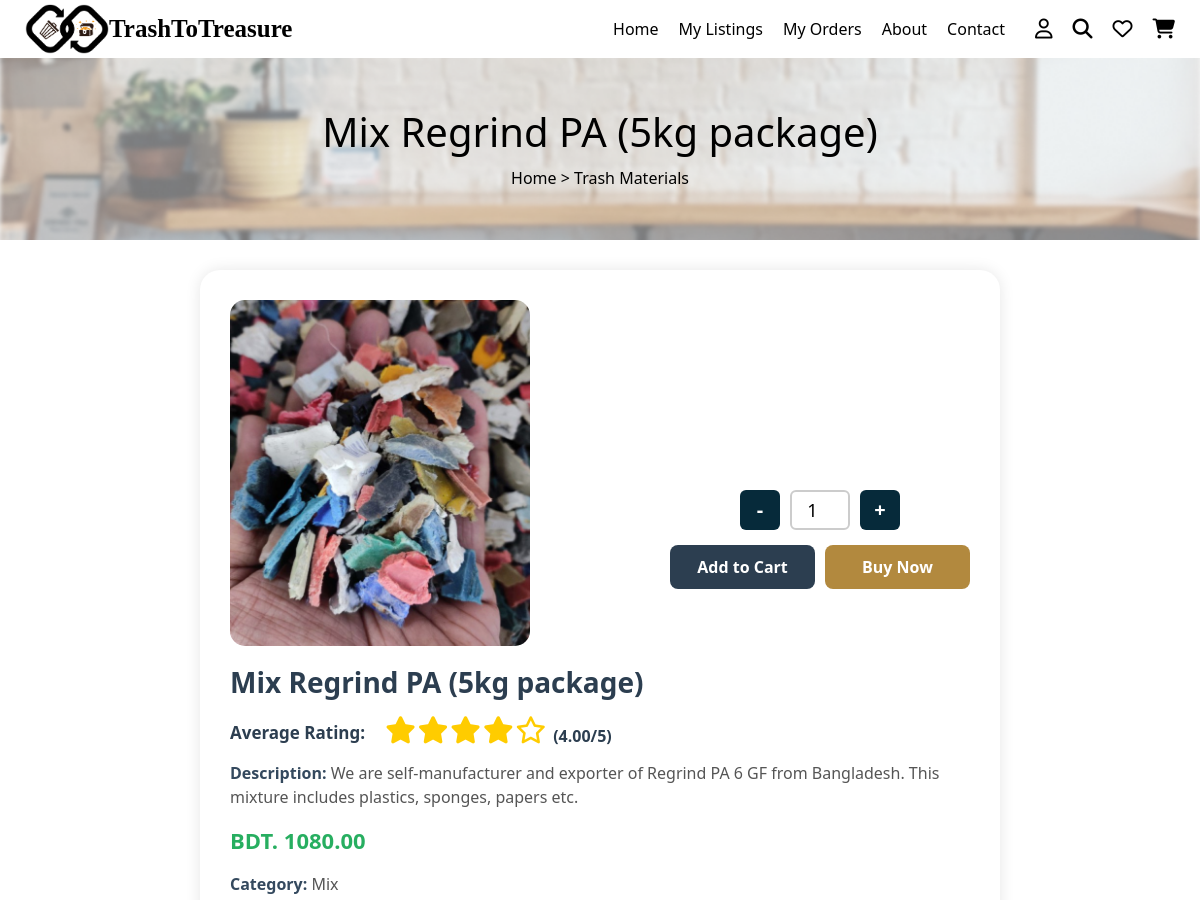
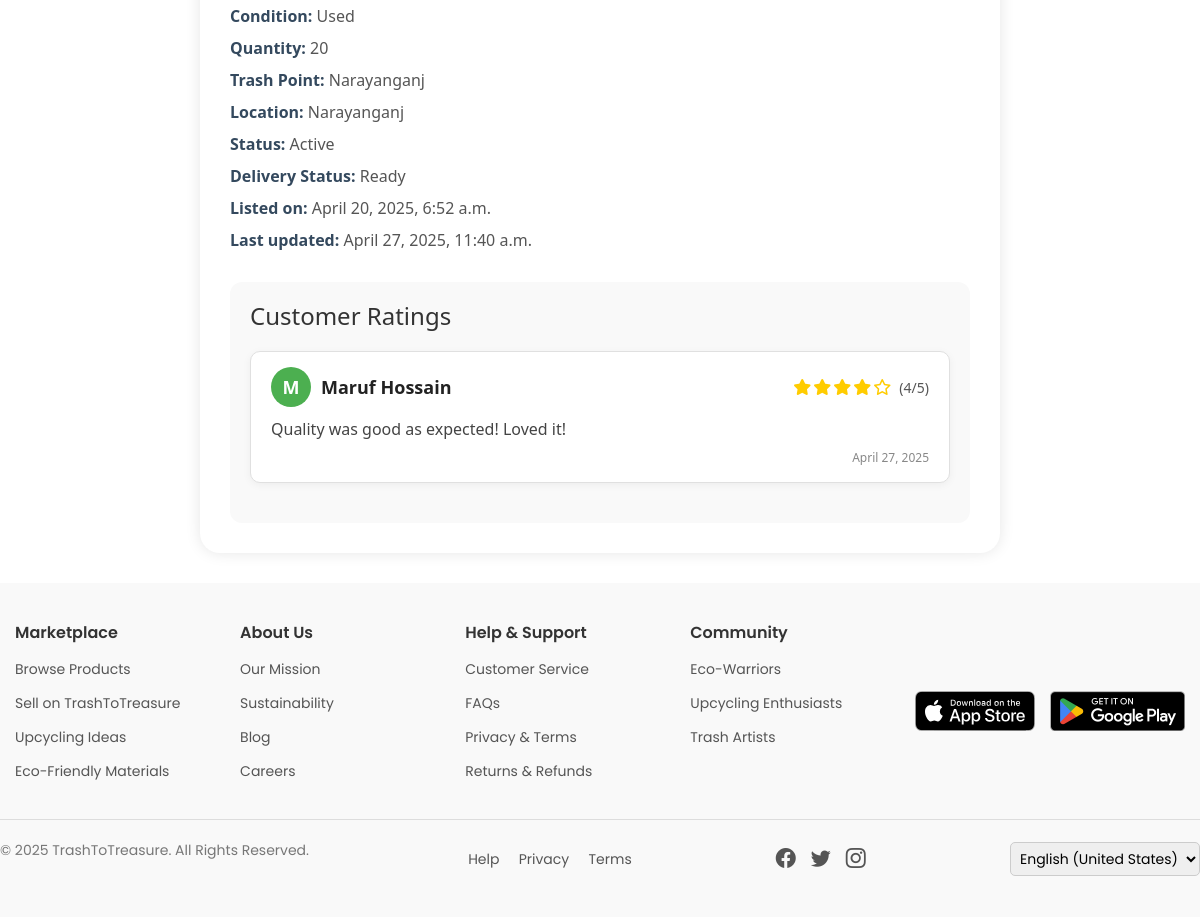
Page /trash/mix-regrind-pa-5kg-package-narayanganj/ (signed in) on the committed database (2 pictures, top to bottom).
### marketplace/models.py (models this page shows, shortened)
class TrashItem(models.Model):
    material_name = models.CharField(max_length=255, default="")  # Change as needed
    category = models.CharField(max_length=100, default="")  # Change as needed
    description = models.TextField()
    condition = models.CharField(max_length=50, default="")  # Set a meaningful default
    quantity = models.IntegerField(default=0)
    price = models.DecimalField(max_digits=10, decimal_places=2)
    trash_point = models.CharField(max_length=255, default="")  # Set a meaningful default
    images = models.ImageField(upload_to='waste_images/', blank=True, null=True)
    location = models.CharField(max_length=255, default="")  # Set a meaningful default
    product_status = models.CharField(max_length=20, choices=PRODUCT_STATUS_CHOICES, default='')
    delivery_status = models.CharField(max_length=20, choices=DELIVERY_STATUS_CHOICES, default='')
    slug = models.SlugField(max_length=255, unique=True, blank=True)
    listing_date = models.DateTimeField(auto_now_add=True)
    last_updated = models.DateTimeField(auto_now=True, null=True, blank=True)
    tags = models.CharField(max_length=255, blank=True, null=True)
    rating = models.DecimalField(max_digits=3, decimal_places=2, default=0.0)
    reviews = GenericRelation(Review)

class Review(models.Model):
    reviewer        = models.ForeignKey(User, on_delete=models.CASCADE)
    rating          = models.PositiveSmallIntegerField()              # 1–5
    comment         = models.TextField(blank=True, null=True)
    created_at      = models.DateTimeField(auto_now_add=True)
    content_type    = models.ForeignKey(ContentType, on_delete=models.CASCADE)
    object_id       = models.PositiveIntegerField()
    content_object  = GenericForeignKey('content_type', 'object_id')
    class Meta:
        unique_together = ('reviewer', 'content_type', 'object_id')  # one review per user+target

### users/models.py (models this page shows, shortened)
class CustomUser(AbstractUser):
    name = models.CharField(max_length=100)
    email = models.EmailField(unique=True)
    phone = models.CharField(max_length=15)
    role = models.CharField(max_length=10, choices=ROLE_CHOICES)
    account_status = models.CharField(max_length=10, choices=ACCOUNT_STATUS_CHOICES, default='active')
    objects = CustomUserManager()  # ✅ Use your custom manager
    REQUIRED_FIELDS = ['email']
    USERNAME_FIELD = 'username'

### marketplace/views.py (the view)
# urls.py: path('trash/<slug:slug>/', views.trash_item_details, name='trash_item_details'),
@login_required
def trash_item_details(request, slug):
    product = get_object_or_404(TrashItem, slug=slug)
    return render(request, 'trash_item_details.html', {'product': product})

### marketplace/templates/trash_item_details.html (shortened to what this page needs)
{% load static %}
{% include "header.html" %}
<!DOCTYPE html>
<html lang="en">
<head>
    <link rel="stylesheet" href="{% static 'css/buyer_profile.css' %}">
    <link rel="stylesheet" href="{% static 'css/trash_item_details.css' %}">
</head>
<body>
<section class="product-banner">
    <h2>{{ product.material_name }}</h2>
    <p><a href="/">Home</a> > Trash Materials </p>
</section>
<div class="product-container">
    <div class="product-flexbox">
      <div class="left-column">
        <img src="{{ product.images.url }}" alt="{{ product.material_name }}" class="product-image">
      </div>
      {% if user.is_authenticated and user.role == 'buyer' or user.is_authenticated and user.role == 'artisan' %}
      <div class="right-column">
        <form method="POST" action="{% url 'add_to_cart' 'trashitem' product.id %}">
          <div class="quantity-controls">
            <button type="button" onclick="changeQty(-1)">-</button>
            <input type="number" name="quantity" id="quantity" value="1" min="1" max="{{ product.quantity }}">
            <button type="button" onclick="changeQty(1)">+</button>
          </div>
          <div class="purchase-buttons">
            <button type="submit" name="action" value="add" class="add-to-cart">Add to Cart</button>
            <button type="submit" name="action" value="buy" class="buy-now">Buy Now</button>
          </div>
        </form>
      </div>
      {% endif %}
    </div>
    <h1 class="product-title">{{ product.material_name }}</h1>
    <div class="average-rating-container">
      <p>Average Rating:</p>
      <div class="product-rating">
        {% for i in "12345" %}
            {% if forloop.counter <= product.rating %}
                <i class="fa-solid fa-star"></i>
            {% else %}
                <i class="fa-regular fa-star"></i>
            {% endif %}
        {% endfor %}
        <span class="rating-number"><strong>({{ product.rating }}/5)</strong></span>
      </div>
    </div>
    <p class="product-meta"><span class="product-label">Description:</span> {{ product.description }}</p>
    <p class="product-price">BDT. {{ product.price }}</p>
    <p class="product-meta"><span class="product-label">Category:</span> {{ product.category }}</p>
    <p class="product-meta"><span class="product-label">Condition:</span> {{ product.condition }}</p>
    <p class="product-meta"><span class="product-label">Quantity:</span> {{ product.quantity }}</p>
    <p class="product-meta"><span class="product-label">Trash Point:</span> {{ product.trash_point }}</p>
    <p class="product-meta"><span class="product-label">Location:</span> {{ product.location }}</p>
    <p class="product-meta"><span class="product-label">Status:</span> {{ product.get_product_status_display }}</p>
    <p class="product-meta"><span class="product-label">Delivery Status:</span> {{ product.get_delivery_status_display }}</p>
    <p class="product-meta"><span class="product-label">Listed on:</span> {{ product.listing_date }}</p>
    <p class="product-meta"><span class="product-label">Last updated:</span> {{ product.last_updated }}</p>
    <div class="ratings-section" style="margin-top: 30px;">
      <h3>Customer Ratings</h3>
      {% for review in product.reviews.all %}
          <div class="review-card">
              <div class="review-header">
                  <div class="reviewer-info">
                      <div class="avatar">
                          {% if review.reviewer.profile_picture %}
                              <img src="{{ review.reviewer.profile_picture.url }}" alt="Avatar">
                          {% else %}
                              <span class="avatar-letter">{{ review.reviewer.name|slice:":1" }}</span>
                          {% endif %}
                      </div>
                      <div class="reviewer-name">{{ review.reviewer.name }}</div>
                  </div>
                  <div class="review-rating">
                      {% for i in "12345" %}
                          {% if forloop.counter <= review.rating %}
                              <i class="fa-solid fa-star"></i>
                          {% else %}
                              <i class="fa-regular fa-star"></i>
                          {% endif %}
                      {% endfor %}
                      <span class="rating-number">({{ review.rating }}/5)</span>
                  </div>
              </div>
              {% if review.comment %}
                  <div class="review-comment">{{ review.comment }}</div>
              {% endif %}
              <div class="review-date">{{ review.created_at|date:"F j, Y" }}</div>
          </div>
      {% empty %}
          <p>No reviews yet.</p>
      {% endfor %}
    </div>
  </div>
</body>
</html>
{% include "footer.html" %}

### marketplace/static/css/buyer_profile.css (style rules this page uses)
.product-banner { text-align: center; padding: 50px 0; background: url('/static/images/bg.png') no-repeat center; background-size: cover; color: #000; }
.product-banner h2 { font-size: 40px; margin: 0; }
.product-banner p { margin: 10px 0 0; }
.product-banner a { color: #000; text-decoration: none; }
h2 { font-size: 24px; margin-bottom: 20px; color: #333; }
form { display: flex; flex-direction: column; gap: 15px; }
input, textarea { width: 100%; padding: 10px; border: 1px solid #ddd; border-radius: 5px; }
button { padding: 12px; background: #b08a51; color: white; font-size: 16px; border: none; cursor: pointer; border-radius: 5px; }

### marketplace/static/css/trash_item_details.css (style rules this page uses)
.product-container { max-width: 800px; margin: 30px auto; background-color: #fff; border-radius: 20px; padding: 30px; box-shadow: 0 0 15px rgba(0, 0, 0, 0.1); }
.product-image { height: auto; width: 300px; border-radius: 15px; margin-bottom: 20px; }
.product-title { font-size: 28px; font-weight: bold; margin-bottom: 10px; color: #2c3e50; }
.product-meta { font-size: 16px; margin-bottom: 8px; color: #555; }
.product-price { font-size: 22px; color: #27ae60; font-weight: bold; margin: 15px 0; }
.product-label { font-weight: 600; color: #34495e; }
.product-flexbox { display: flex; gap: 40px; justify-content: center; align-items: flex-start; flex-wrap: wrap; }
.left-column { flex: 1; }
.right-column { flex: 1; display: flex; flex-direction: column; gap: 20px; justify-content: flex-start; max-width: 300px; margin-top: 190px; }
.quantity-controls { display: flex; justify-content: center; align-items: center; gap: 0px; }
.quantity-controls input[type="number"] { width: 60px; height: 40px; text-align: center; font-size: 18px; border: 2px solid #ccc; border-radius: 6px; outline: none; margin: 0 10px; transition: border-color 0.3s ease; }
.quantity-controls button { width: 40px; height: 40px; font-size: 20px; font-weight: bold; background-color: rgb(6, 42, 58); color: white; border: none; border-radius: 6px; cursor: pointer; display: flex; align-items: center; justify-content: center; }
.purchase-buttons { display: flex; justify-content: space-between; gap: 10px; }
.purchase-buttons .add-to-cart, .purchase-buttons .buy-now { flex: 1; padding: 10px; border: none; border-radius: 8px; color: white; font-weight: 600; cursor: pointer; transition: background-color 0.3s ease; }
.purchase-buttons .add-to-cart { background-color: #2c3e50; }
.purchase-buttons .buy-now { background-color: #b2893e; }
.ratings-section { margin-top: 30px; background-color: #f9f9f9; padding: 20px; border-radius: 12px; }
.ratings-section h3 { margin-bottom: 20px; font-size: 24px; color: #333; }
.review-card { background-color: #fff; border: 1px solid #e0e0e0; padding: 15px 20px; border-radius: 10px; margin-bottom: 20px; box-shadow: 0px 2px 8px rgba(0, 0, 0, 0.05); }
.review-header { display: flex; justify-content: space-between; align-items: center; }
.reviewer-name { font-weight: bold; font-size: 18px; color: #222; }
.review-rating { display: flex; align-items: center; }
.review-rating i { color: #ffcc00; margin-right: 2px; }
.rating-number { font-size: 14px; margin-left: 6px; color: #555; }
.review-comment { margin-top: 10px; font-size: 16px; color: #444; }
.review-date { margin-top: 8px; font-size: 12px; color: #888; text-align: right; }
.reviewer-info { display: flex; align-items: center; }
.avatar { width: 40px; height: 40px; border-radius: 50%; background-color: #4CAF50; color: white; display: flex; align-items: center; justify-content: center; font-weight: bold; font-size: 18px; margin-right: 10px; overflow: hidden; }
.avatar-letter { display: block; }
.average-rating-container { display: flex; align-items: center; gap: 10px; }
.average-rating-container p { font-size: 17px; font-weight: bold; color: #2c3e50; margin-right: 10px; margin-top: 10px; }
.product-rating { display: flex; align-items: center; }
.product-rating i { color: #ffcc00; margin-right: 2px; margin-bottom: 10px; vertical-align: middle; font-size: 1.7em; }
.product-rating span { font-size: 16px; color: #555; margin-left: 5px; }
.product-rating span strong { font-weight: bold; color: #2c3e50; }

### marketplace/templates/header.html (style rules this page uses)
* { margin: 0; padding: 0; box-sizing: border-box; }
body { font-family: Arial, sans-serif; background: #fff; }

### rows in the picture
TrashItem: material_name "Mix Regrind PA (5kg package)", images (picture), rating "4.00", description "We are self-manufacturer and exporter of Regrind PA 6 GF from Bangladesh. This mixture includes plastics, sponges, papers etc.", price "1080.00", category "Mix", condition "Used", quantity "20", trash_point "Narayanganj", location "Narayanganj", product_status "Active", delivery_status "Ready", listing_date "April 20, 2025, 6:52 a.m.", last_updated "April 27, 2025, 11:40 a.m."
Review: reviewer.name "M", reviewer.name "Maruf Hossain", rating "4", comment "Quality was good as expected! Loved it!", created_at "April 27, 2025"
